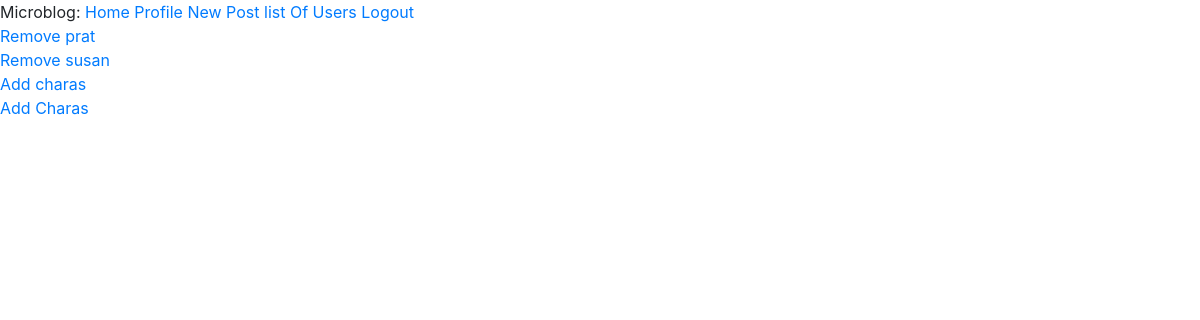
The page /add_member/2 (signed in) on the database its author committed.
### app/models.py (models this page shows, shortened)
class User(UserMixin, db.Model):
	id=db.Column(db.Integer, primary_key=True)
	username=db.Column(db.String(64), index=True, unique=True)
	email=db.Column(db.String(120), index=True, unique=True)
	password_hash = db.Column(db.String(128))
	posts = db.relationship('Post', backref='author', lazy='dynamic')
	about_me = db.Column(db.String(140))
	last_seen = db.Column(db.DateTime, default=datetime.utcnow)
	image_file = db.Column(db.String(20), nullable=False, default='profile_pics/default.jpg')
	followed = db.relationship(
        'User', secondary=followers,
        primaryjoin=(followers.c.follower_id == id),
        secondaryjoin=(followers.c.followed_id == id),
        backref=db.backref('followers', lazy='dynamic'), lazy='dynamic')
	member_of=db.relationship('Group', secondary=groupmember, backref=db.backref('members', lazy='dynamic'))

### app/users/routes.py (the view)
@users.route('/add_member/<int:group_id>')
@login_required
def add_member(group_id):
    group=Group.query.filter_by(id=group_id).first_or_404()
    users = User.query.all()
    return render_template('add_member.html', users=users, group=group)

### app/models.py (called while the page is built)
@login.user_loader
def load_user(id):
    return User.query.get(int(id))

    def is_member(self, user):
    	return self.members.filter(
    		groupmember.c.member_id == user.id).count()>0

### app/templates/add_member.html
{% extends "base.html" %}
{% block content %}
<br/>
    {% for user in users %}
    {% if not group.is_member(user) %}
    <a href="{{ url_for('users.add_groupmember', user_id=user.id, group_id=group.id) }}">Add {{ user.username}}</a>
    {% else %}
    <a href="{{ url_for('users.remove_groupmember', user_id=user.id, group_id=group.id) }}">Remove {{ user.username}}</a>
    {% endif %}
    <br/>
    {% endfor %}
{% endblock %}

### rows shown on the page
User: username "prat"
User: username "susan"
User: username "charas"
User: username "Charas"
